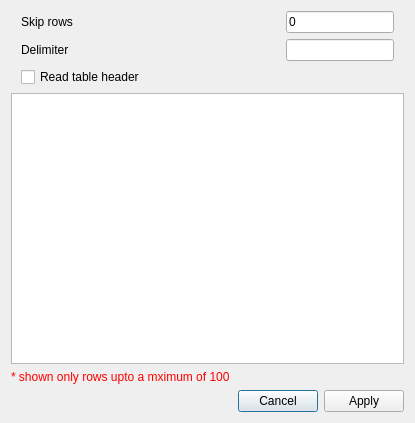
<?xml version="1.0" encoding="UTF-8"?>
<ui version="4.0">
 <class>Dialog</class>
 <widget class="QDialog" name="Dialog">
  <property name="geometry">
   <rect>
    <x>0</x>
    <y>0</y>
    <width>415</width>
    <height>423</height>
   </rect>
  </property>
  <property name="windowTitle">
   <string>Dialog</string>
  </property>
  <layout class="QVBoxLayout" name="verticalLayout">
   <item>
    <layout class="QGridLayout" name="gridLayout">
     <property name="leftMargin">
      <number>10</number>
     </property>
     <property name="rightMargin">
      <number>10</number>
     </property>
     <item row="0" column="0">
      <widget class="QLabel" name="label">
       <property name="text">
        <string>Skip rows</string>
       </property>
      </widget>
     </item>
     <item row="0" column="1">
      <widget class="QLineEdit" name="skip_rows">
       <property name="sizePolicy">
        <sizepolicy hsizetype="Fixed" vsizetype="Fixed">
         <horstretch>0</horstretch>
         <verstretch>0</verstretch>
        </sizepolicy>
       </property>
       <property name="focusPolicy">
        <enum>Qt::ClickFocus</enum>
       </property>
       <property name="text">
        <string>0</string>
       </property>
      </widget>
     </item>
     <item row="1" column="1">
      <widget class="QLineEdit" name="delimiter">
       <property name="sizePolicy">
        <sizepolicy hsizetype="Fixed" vsizetype="Fixed">
         <horstretch>0</horstretch>
         <verstretch>0</verstretch>
        </sizepolicy>
       </property>
       <property name="focusPolicy">
        <enum>Qt::ClickFocus</enum>
       </property>
      </widget>
     </item>
     <item row="1" column="0">
      <widget class="QLabel" name="label_2">
       <property name="text">
        <string>Delimiter</string>
       </property>
      </widget>
     </item>
     <item row="2" column="0" colspan="2">
      <widget class="QCheckBox" name="read_table_header">
       <property name="text">
        <string>Read table header</string>
       </property>
      </widget>
     </item>
    </layout>
   </item>
   <item>
    <widget class="QTableWidget" name="table"/>
   </item>
   <item>
    <widget class="QLabel" name="label_3">
     <property name="styleSheet">
      <string notr="true">color:red</string>
     </property>
     <property name="text">
      <string>* shown only rows upto a mximum of 100</string>
     </property>
    </widget>
   </item>
   <item>
    <widget class="QDialogButtonBox" name="buttonBox">
     <property name="focusPolicy">
      <enum>Qt::NoFocus</enum>
     </property>
     <property name="orientation">
      <enum>Qt::Horizontal</enum>
     </property>
     <property name="standardButtons">
      <set>QDialogButtonBox::Apply|QDialogButtonBox::Cancel</set>
     </property>
    </widget>
   </item>
  </layout>
 </widget>
 <resources/>
 <connections>
  <connection>
   <sender>buttonBox</sender>
   <signal>accepted()</signal>
   <receiver>Dialog</receiver>
   <slot>accept()</slot>
   <hints>
    <hint type="sourcelabel">
     <x>248</x>
     <y>254</y>
    </hint>
    <hint type="destinationlabel">
     <x>157</x>
     <y>274</y>
    </hint>
   </hints>
  </connection>
  <connection>
   <sender>buttonBox</sender>
   <signal>rejected()</signal>
   <receiver>Dialog</receiver>
   <slot>reject()</slot>
   <hints>
    <hint type="sourcelabel">
     <x>316</x>
     <y>260</y>
    </hint>
    <hint type="destinationlabel">
     <x>286</x>
     <y>274</y>
    </hint>
   </hints>
  </connection>
 </connections>
</ui>
